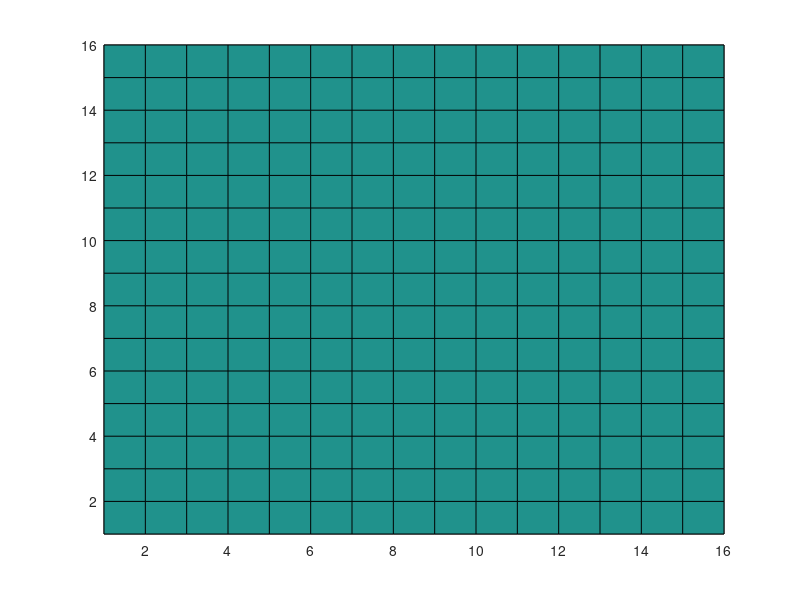
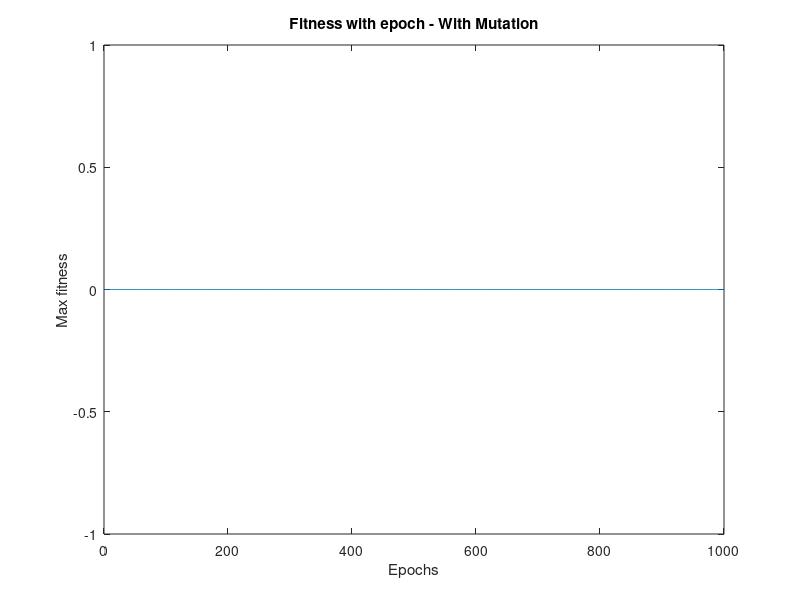

The MATLAB source for these figures, in order: (Note: this script raises an error after producing the figures.)
close all; 
% clear all;


rng('shuffle', 'twister')

% profile on
tic
num_epochs = 1000;
n = 4;
m = n*n;
figure;
h = pcolor(256*ones(m));
figure;
h2 = plot(1:num_epochs, 256*zeros(1,num_epochs)); xlabel('Epochs'); ylabel('Max fitness'); title('Fitness with epoch - With Mutation');

% Input a sudoku (now manually)
load hexadocu1.mat
% sudoku_in = [0,0,4,3,0,0,2,0,9,0,0,5,0,0,9,0,0,1,0,7,0,0,6,0,0,4,3,0,0,6,0,0,2,0,8,7,1,9,0,0,0,7,4,0,0,0,5,0,0,8,3,0,0,0,6,0,0,0,0,0,1,0,5,0,0,3,5,0,8,6,9,0,0,4,2,9,1,0,3,0,0];
sudoku_in = a;
sudoku_in = transpose(reshape(sudoku_in, m, m));        % Transform into a matrix

sudoku = wrapSudokuToGridArrays(sudoku_in);             % Transform into 1-D array of 3x3 grids
givens = sudoku ~= 0;                                   % Givens are designated by '1'
Threshold = 0;
numSlopePoints = 50;
slopeThreshold = logspace(1,-1,num_epochs);

% Initialize a popultion of sudokus
pop_size = 5;
sudoku_pop = cell(1, pop_size);
fitness_matrix = cell(1, pop_size);
net_fitness = zeros(1, pop_size);
for i=1:pop_size
    sudoku_pop{i} = initializeSudoku(sudoku, givens);
    fitness_matrix{i} = findFitness(sudoku_pop{i},givens);
    net_fitness(i) = sum(fitness_matrix{i}(:));
end
% Sort the population by fitness value
[net_fitness, net_fitness_idx] = sort(net_fitness);
sudoku_pop = sudoku_pop(net_fitness_idx);
fitness_matrix = fitness_matrix(net_fitness_idx);

% Perform cross-over and mutation to generate new population
fit_max = zeros(1, num_epochs);
for i=1:num_epochs
    [sudoku_pop, fitness_matrix, net_fitness] = cross_over(sudoku_pop, fitness_matrix, net_fitness, givens);
    [sudoku_pop] = mutation2(sudoku_pop, fitness_matrix, givens);
    for j=1:size(sudoku_pop,2)
        fitness_matrix{j} = findFitness(sudoku_pop{j},givens);
        net_fitness(j) = sum(fitness_matrix{j}(:));
    end
    
    fit_max(i) = net_fitness(find(net_fitness==min(net_fitness),1));    
    
    if(i > numSlopePoints)
        
        slope = max(fit_max(i-numSlopePoints:i)) - min(fit_max(i-numSlopePoints:i));
        
        
        if(slope <= slopeThreshold(i))
            %% Reset the population
            disp('Resetting Population ...')
            idx = find(net_fitness==fit_max(i),1);
            cnt = 1;
            for j = idx
            bestChild{cnt} = sudoku_pop{j};
            cnt = cnt +1;
            end
            
            for j=1:pop_size
                sudoku_pop{j} = initializeSudoku(sudoku, givens);
                fitness_matrix{j} = findFitness(sudoku_pop{j},givens);
                net_fitness(j) = sum(fitness_matrix{j}(:));
            end
            [sudoku_pop] = mutation2(sudoku_pop, fitness_matrix, givens);
            for j =1:size(idx,2)
            sudoku_pop{j} = bestChild{j}; 
            fitness_matrix{j} = findFitness(bestChild{j},givens);
            net_fitness(j) = sum(fitness_matrix{j}(:));
            end
%             [sudoku_pop] = mutation(sudoku_pop, fitness_matrix, givens);
        end
    end
    
  if(min(net_fitness)<=Threshold)
   disp('Sudoku Solved !!')
   solution = sudoku_pop{find(net_fitness==min(net_fitness),1)};
   solvedSudoku = unwrapSudoku(solution);
   inputSudoku = unwrapSudoku(sudoku);
   disp('Input Sudoku :')
   disp(inputSudoku)
   disp('Solution :')
   disp(solvedSudoku)
   break; 
  end  
    d = visualizeMat(fitness_matrix);
    h.CData = d;
    h2.YData = fit_max;
    pause(0.00000001);
end
toc
% profile viewer
